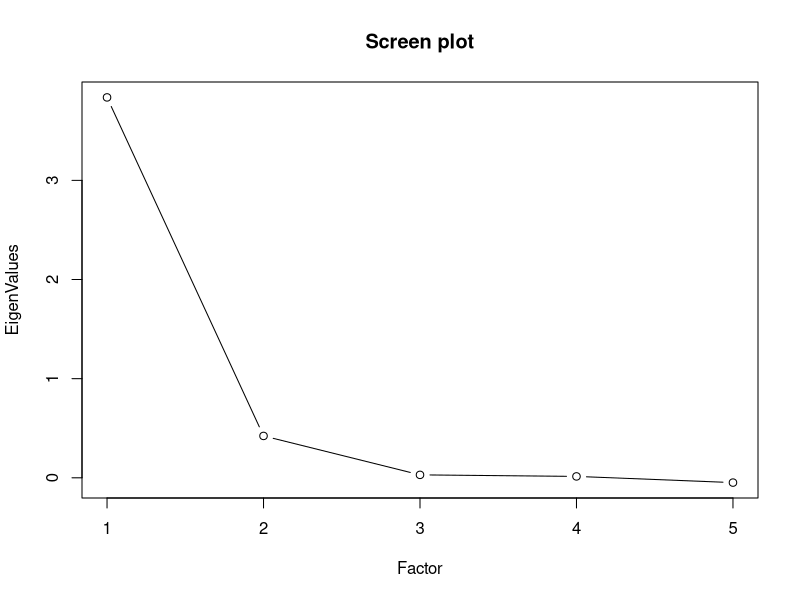

Source code (R):
install.packages("psych")
library(psych)
data("mtcars")
my_data = mtcars[,c("mpg","disp","hp","drat","wt")]
#check the structure of the data
str(my_data)
factor_results = fa(my_data,nfactors = 2,rotate = "varimax")
print(factor_results)
eigenvalue = factor_results$values
plot(1:length(eigenvalue),eigenvalue,type = "b",
     main = "Screen plot",xlab = "Factor",ylab = "EigenValues")
